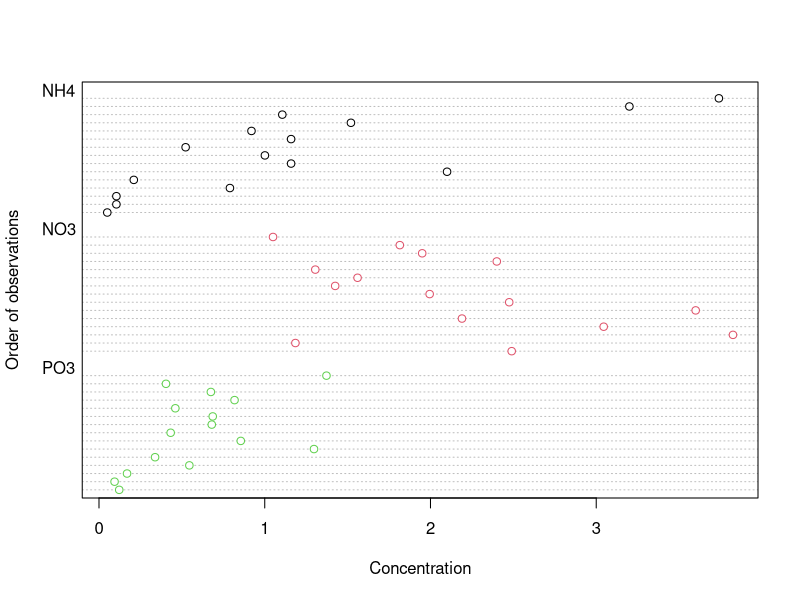
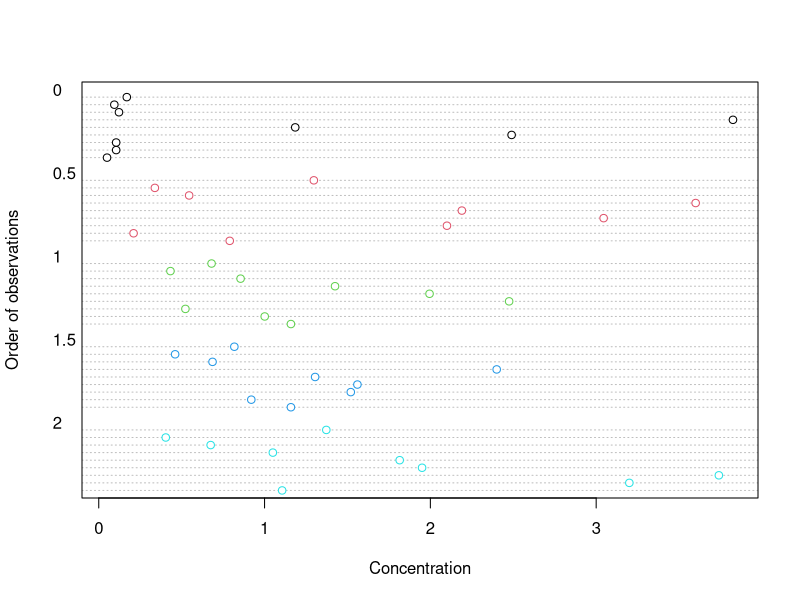
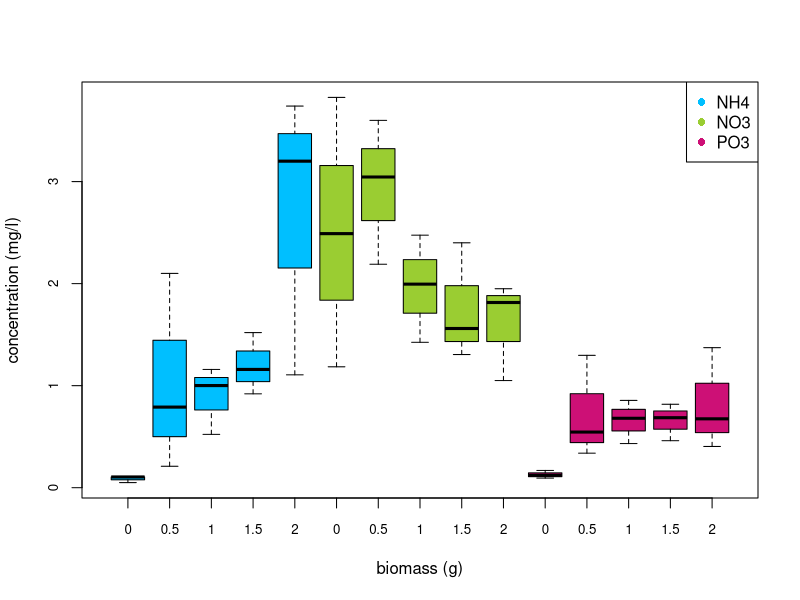
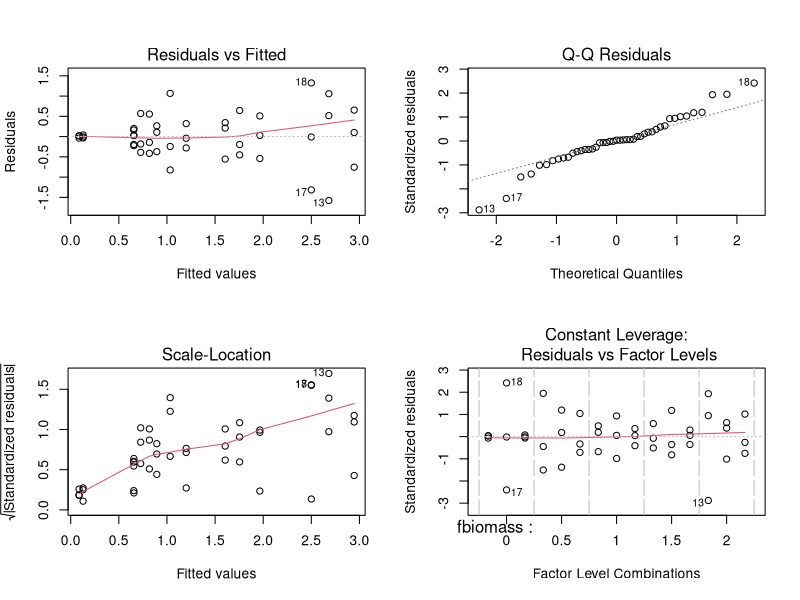
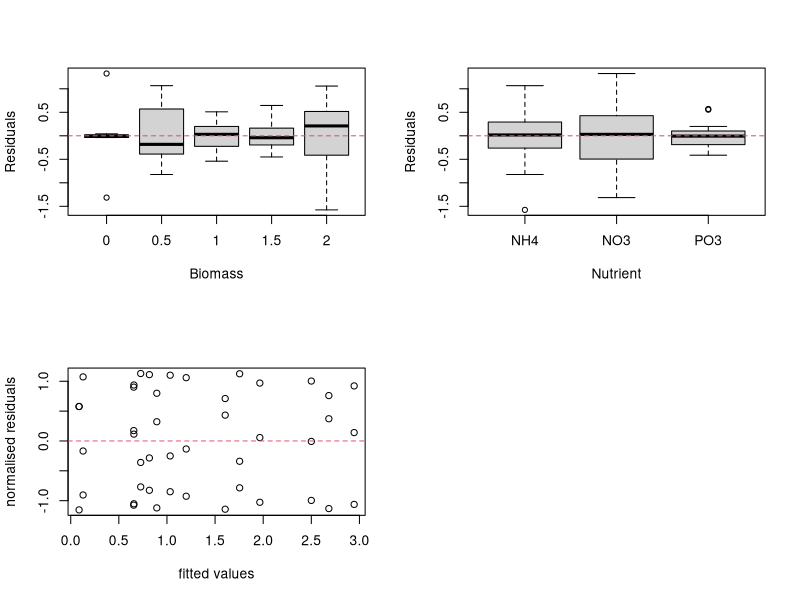
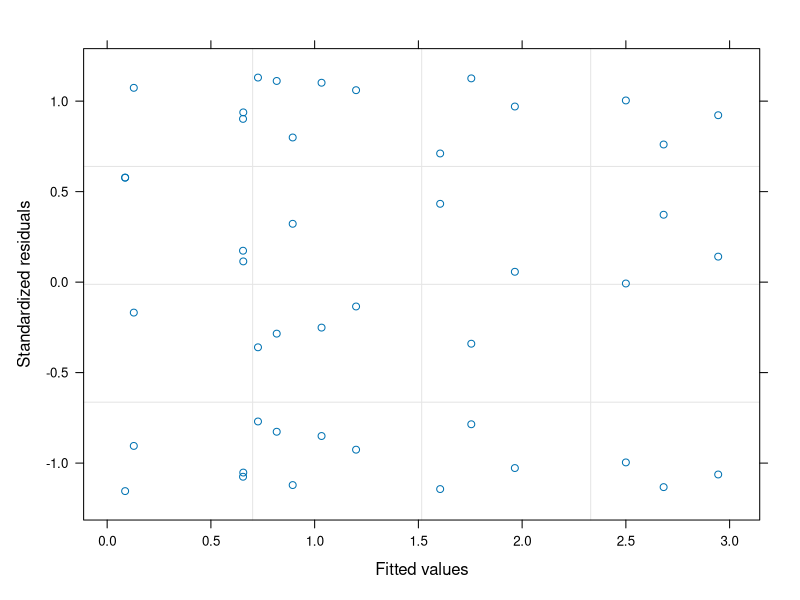
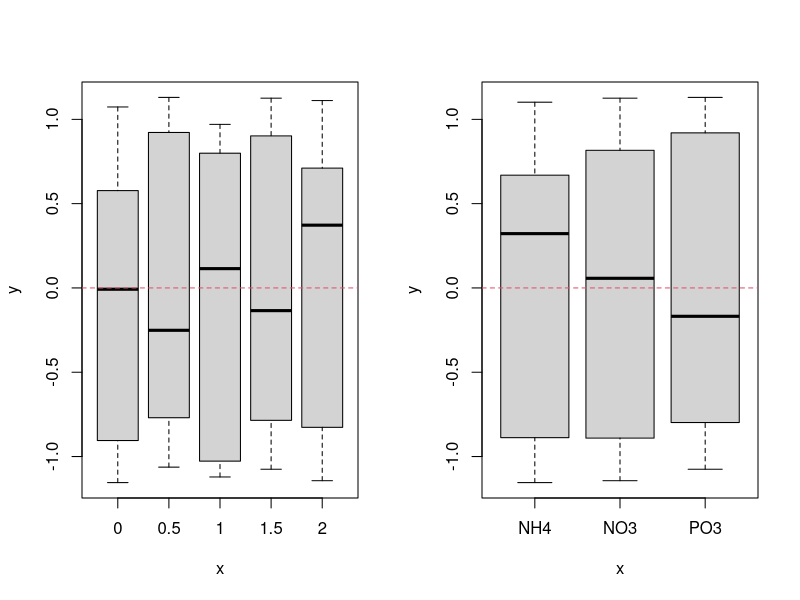

Here is the R script that generated these plots, in order: (Note: this script raises an error after producing the figures.)
## ---- chunk 1
knitr::opts_chunk$set(echo=TRUE,tidy.opts=list(width.cutoff=55),tidy=TRUE)
## ---- chunk 2
library(nlme)
library(effects)
library(ggplot2) # this is optional
## ---- chunk 3
nereis <- read.table("data/Hediste.txt", header = TRUE, stringsAsFactors = TRUE)

nereis$fbiomass <- factor(nereis$biomass)
str(nereis)
## ---- chunk 4
xtabs(~ fbiomass + fnutrient, data = nereis)
## ---- chunk 5
dotchart(nereis$concentration, groups = nereis$fnutrient, 
         col = as.numeric(nereis$fnutrient), 
         xlab = "Concentration", ylab = "Order of observations")
## ---- chunk 6
dotchart(nereis$concentration,
	groups = nereis$fbiomass,
	col = as.numeric(nereis$fbiomass),
	xlab = "Concentration", ylab = "Order of observations")
## ---- chunk 7
boxplot(concentration ~ fbiomass * fnutrient,
    xlab = "biomass (g)",   	
    main = "", ylab = "concentration (mg/l)", 
    data = nereis, cex.axis = 0.8, 
    col = rep(c("deepskyblue", "yellowgreen", "deeppink3"), each = 5),
    names = rep(c(0, 0.5, 1, 1.5, 2), 3))
    
legend("topright", col = c("deepskyblue", "yellowgreen", "deeppink3"), 
       legend = c("NH4", "NO3", "PO3"), pch = 16)
## ---- chunk 8
nereis.lm <- lm(concentration ~ fbiomass * fnutrient, data = nereis)
## ---- chunk 9
par(mfrow = c(2,2))
plot(nereis.lm)
## ---- chunk 10
plot(resid(nereis.lm) ~ nereis$fbiomass,xlab = "Biomass",
     ylab = "Residuals")
abline(h = 0, lty =2, col = 2)
## ---- chunk 11
plot(resid(nereis.lm) ~ nereis$fnutrient,xlab = "Nutrient",
     ylab = "Residuals")
abline(h = 0, lty =2, col = 2)
## ---- chunk 12
# I usually import any packages I am going to use in my analysis at the top
# of my R script or R markdown document. See above.

# if you want to do it here then
# library(nlme)
## ---- chunk 13
nereis.gls1 <- gls(concentration ~ fbiomass * fnutrient, 
                   data = nereis)
## ---- chunk 14
AIC(nereis.lm)
AIC(nereis.gls1)
## ---- chunk 15
vf1 <- varIdent(form = ~ 1|fbiomass)
nereis.gls2 <- gls(concentration ~ fbiomass * fnutrient, weights = vf1, 
                   data = nereis)
## ---- chunk 16
nereis.gls2 <- gls(concentration ~ fbiomass * fnutrient, 
                   weights = varIdent(form = ~1|fbiomass), 
                   data = nereis)
## ---- chunk 17
AIC(nereis.gls1, nereis.gls2)
## ---- chunk 18
vf2 <- varIdent(form = ~ 1|fnutrient)
nereis.gls3 <- gls(concentration ~ fbiomass * fnutrient, weights = vf2, 
                   data = nereis)
## ---- chunk 19
AIC(nereis.gls1, nereis.gls2, nereis.gls3)
## ---- chunk 20
vf3 <- varIdent(form = ~ 1|fnutrient * fbiomass)
nereis.gls4 <- gls(concentration ~ fbiomass*fnutrient, weights = vf3, 
                   data = nereis)
## ---- chunk 21
AIC(nereis.gls1, nereis.gls2, nereis.gls3, nereis.gls4)
## ---- chunk 22
nereis.gls4.ml <- gls(concentration ~ fbiomass * fnutrient, weights = vf3, 
                      method = "ML", data = nereis)
## ---- chunk 23
nereis.gls5.ml <- gls(concentration ~ fbiomass + fnutrient, weights = vf3, 
                      method = "ML", data = nereis)
## ---- chunk 24
AIC(nereis.gls4.ml, nereis.gls5.ml)
## ---- chunk 25
anova(nereis.gls4.ml, nereis.gls5.ml)
## ---- chunk 26
nereis.gls.final <- gls(concentration ~ fbiomass * fnutrient, weights = vf3, 
                        method = "REML", data = nereis)
## ---- chunk 27
nereis.res1 <- resid(nereis.gls.final, type = "normalized")
nereis.fit1 <- fitted(nereis.gls.final)
## ---- chunk 28
plot(nereis.fit1, nereis.res1, ylab = "normalised residuals",
     xlab = "fitted values")
abline(h = 0, lty = 2, col = 2)
## ---- chunk 29
plot(nereis.gls.final, resid(., type = "normalized") ~ fitted(.))
## ---- chunk 30
par(mfrow = c(1,2))
plot(nereis$fbiomass, nereis.res1)
abline(h = 0, lty = 2, col = 2)
plot(nereis$fnutrient, nereis.res1)
abline(h = 0, lty = 2, col = 2)
## ---- chunk 31
plot(nereis.gls.final, fnutrient ~ resid(., type = "normalized"))
plot(nereis.gls.final, fbiomass ~ resid(., type = "normalized"))
## ---- chunk 32
anova(nereis.gls.final)
## ---- chunk 33
summary(nereis.gls.final)

# if you want less output you can use the slightly hacky code to return the variance inflation factors
# summary(nereis.gls.final)$modelStruct$varStruct

# and the summary table of parameter estimates
# summary(nereis.gls.final)$tTable
## ---- chunk 34
effect(term = "fbiomass*fnutrient", mod = nereis.gls.final)
## ---- chunk 35
effs <- allEffects(nereis.gls.final, se = list(level = 0.95))

plot(effs, lines = list(multiline = TRUE, lwd = 0.8), 
     symbols = list(pch = 1), confint = list(style = "bars"),
     lattice = list(key.args=list(border = FALSE, title = "Nutrient")),
     main = "",
     xlab = "polychaete biomass (g)",
     ylab = "nutrient concentration mg/l")
## ---- chunk 36
plot(effs, lines = list(lwd = 0.8),
     symbols = list(pch = 1),
     confint = list(style="bars"),
     main = "",
     xlab = "polychaete biomass (g)",
     ylab = "nutrient concentration mg/l", layout = c(1,3))
## ---- chunk 37
ggplot(nereis, aes(x = fbiomass, y = concentration, fill = fnutrient)) + 
    geom_boxplot() + 
    labs(x = "polychaete biomass (g)", 
    y = "concentration (mg/l)", fill = "Biomass") + 
    scale_fill_brewer(palette = "RdBu")
## ---- chunk 38
library(rms)
f <- Gls(concentration ~ fbiomass * fnutrient, weights = vf3, data = nereis)
w <- as.data.frame(rms::Predict(f, fbiomass =c("0", "0.5", "1", "1.5", "2"), 
                           fnutrient=c("NH4","NO3","PO3")))

ggplot(w, aes(x = fbiomass, y = yhat, group = fnutrient, colour = fnutrient)) +
    geom_errorbar(aes(ymin = lower, ymax = upper), width = .1) +
    geom_line() +
    geom_point() +
    labs(x = "polychaete biomass (g)" , 
      y = "concentration (mg/l)") +
    scale_colour_brewer(name = "nutrient type", palette="Dark2")
## ---- chunk 39
sessionInfo()
